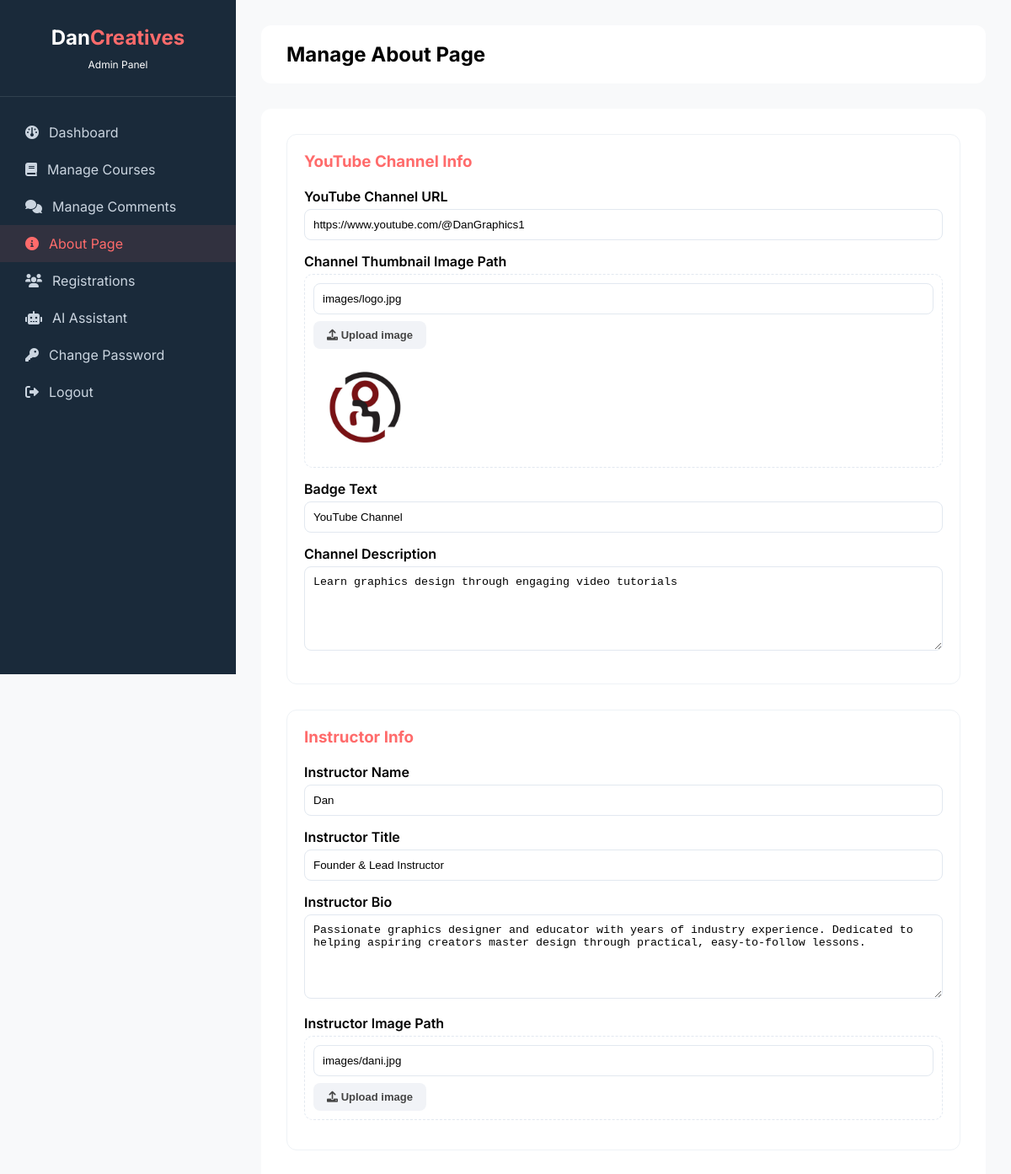
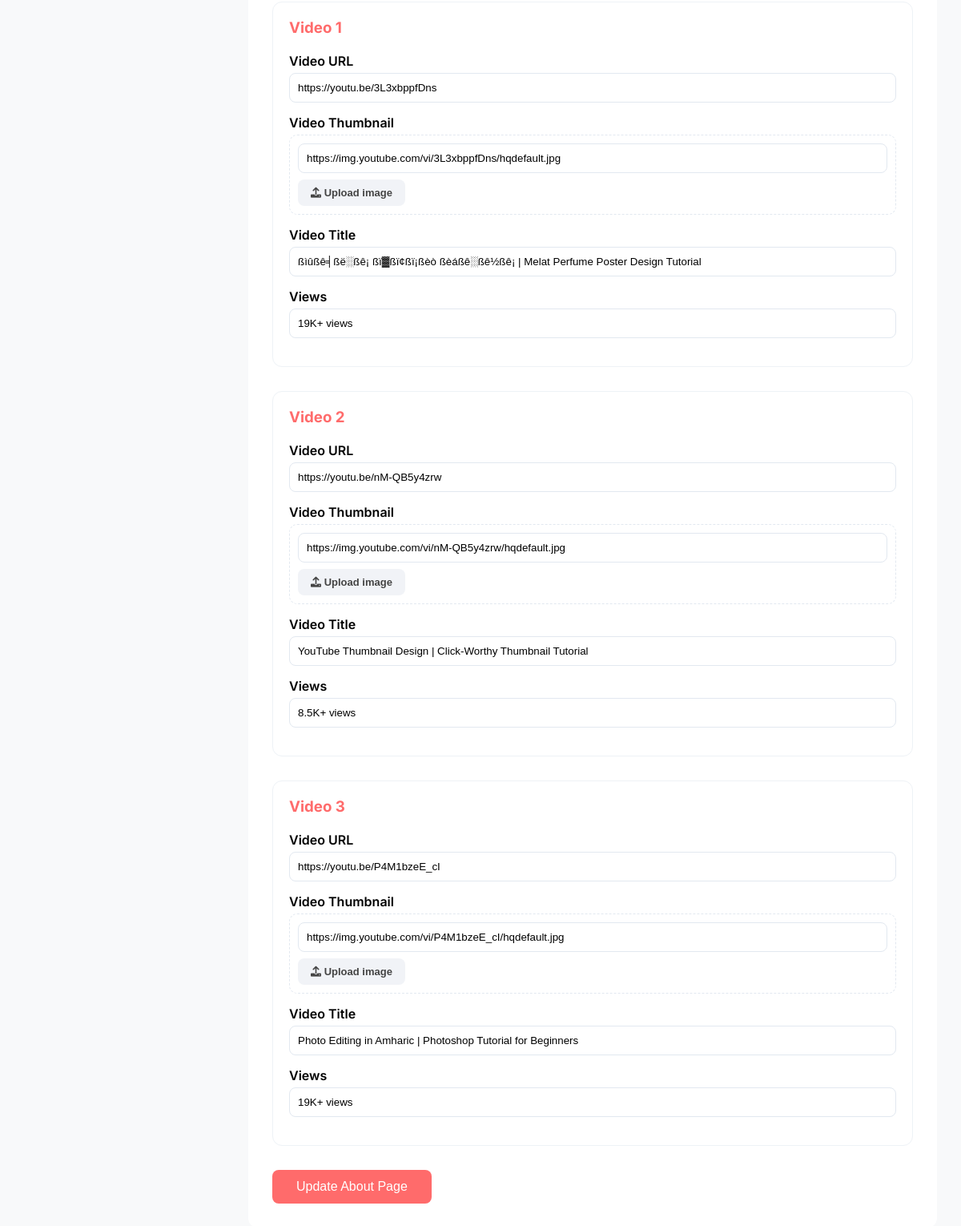
The app's page /admin/manage-about.php (signed in) with its own data (2 pictures, top to bottom).
### tables this page shows
CREATE TABLE `about_content` (
  `id` int(11) NOT NULL AUTO_INCREMENT,
  `youtube_channel_url` varchar(500) DEFAULT NULL,
  `youtube_thumbnail` varchar(500) DEFAULT NULL,
  `youtube_badge_text` varchar(100) DEFAULT NULL,
  `channel_description` text DEFAULT NULL,
  `instructor_name` varchar(100) DEFAULT NULL,
  `instructor_title` varchar(200) DEFAULT NULL,
  `instructor_bio` text DEFAULT NULL,
  `instructor_image` varchar(500) DEFAULT NULL,
  `youtube_video_1_url` varchar(500) DEFAULT NULL,
  `youtube_video_1_thumbnail` varchar(500) DEFAULT NULL,
  `youtube_video_1_title` varchar(200) DEFAULT NULL,
  `youtube_video_1_views` varchar(50) DEFAULT NULL,
  `youtube_video_2_url` varchar(500) DEFAULT NULL,
  `youtube_video_2_thumbnail` varchar(500) DEFAULT NULL,
  `youtube_video_2_title` varchar(200) DEFAULT NULL,
  `youtube_video_2_views` varchar(50) DEFAULT NULL,
  `youtube_video_3_url` varchar(500) DEFAULT NULL,
  `youtube_video_3_thumbnail` varchar(500) DEFAULT NULL,
  `youtube_video_3_title` varchar(200) DEFAULT NULL,
  `youtube_video_3_views` varchar(50) DEFAULT NULL,
  `updated_at` timestamp NOT NULL DEFAULT current_timestamp() ON UPDATE current_timestamp(),
  PRIMARY KEY (`id`)
);

### admin/manage-about.php (the view, shortened to what this page needs)
<?php
require_once '../config.php';
function img_upload_field_row($name, $value, $label, $required = false) {
    $safeVal = htmlspecialchars($value);
    $req = $required ? 'required' : '';
    $showPreview = !empty($value) ? 'display:block;' : 'display:none;';
    echo "<div class=\"form-group\">
        <label>{$label}</label>
        <div class=\"img-field-wrap\">
            <input type=\"text\" name=\"{$name}\" id=\"{$name}\" value=\"{$safeVal}\" placeholder=\"Upload below, or paste an image URL\" {$req} oninput=\"syncImgPreview('{$name}')\">
            <div class=\"img-upload-row\">
                <button type=\"button\" class=\"img-upload-btn\" onclick=\"document.getElementById('{$name}_file').click()\"><i class=\"fas fa-upload\"></i> Upload image</button>
                <input type=\"file\" id=\"{$name}_file\" accept=\"image/*\" style=\"display:none\" onchange=\"uploadImageFor('{$name}', this)\">
                <span class=\"img-upload-status\" id=\"{$name}_status\"></span>
            </div>
            <img class=\"img-field-preview\" id=\"{$name}_preview\" src=\"{$safeVal}\" style=\"{$showPreview}\" onerror=\"this.style.display='none'\">
        </div>
    </div>";
}
$about = $conn->query("SELECT * FROM about_content WHERE id=1")->fetch_assoc();
?>
<!DOCTYPE html>
<html lang="en">
<head>
    <link rel="stylesheet" href="https://cdnjs.cloudflare.com/ajax/libs/font-awesome/6.0.0-beta3/css/all.min.css">
</head>
<body>
    <div class="admin-container">
        <div class="sidebar">
            <div class="sidebar-header">
                <h3>Dan<span>Creatives</span></h3>
                <p style="font-size: 12px; margin-top: 10px;">Admin Panel</p>
            </div>
            <div class="sidebar-menu">
                <a href="dashboard.php"><i class="fas fa-dashboard"></i> Dashboard</a>
                <a href="manage-courses.php"><i class="fas fa-book"></i> Manage Courses</a>
                <a href="manage-comments.php"><i class="fas fa-comments"></i> Manage Comments</a>
                <a href="manage-about.php" class="active"><i class="fas fa-info-circle"></i> About Page</a>
                <a href="view-registrations.php"><i class="fas fa-users"></i> Registrations</a>
                <a href="ai-settings.php"><i class="fas fa-robot"></i> AI Assistant</a>
                <a href="change-password.php"><i class="fas fa-key"></i> Change Password</a>
                <a href="logout.php"><i class="fas fa-sign-out-alt"></i> Logout</a>
            </div>
        </div>
        <div class="main-content">
            <div class="top-bar">
                <h2>Manage About Page</h2>
            </div>
            <div class="form-container">
                <form method="POST">
                    <div class="form-section">
                        <h3>YouTube Channel Info</h3>
                        <div class="form-group">
                            <label>YouTube Channel URL</label>
                            <input type="text" name="youtube_channel_url" value="<?php echo htmlspecialchars($about['youtube_channel_url']); ?>" required>
                        </div>
                        <?php img_upload_field_row('youtube_thumbnail', $about['youtube_thumbnail'], 'Channel Thumbnail Image Path', true); ?>
                        <div class="form-group">
                            <label>Badge Text</label>
                            <input type="text" name="youtube_badge_text" value="<?php echo htmlspecialchars($about['youtube_badge_text']); ?>">
                        </div>
                        <div class="form-group">
                            <label>Channel Description</label>
                            <textarea name="channel_description"><?php echo htmlspecialchars($about['channel_description']); ?></textarea>
                        </div>
                    </div>
                    <div class="form-section">
                        <h3>Instructor Info</h3>
                        <div class="form-group">
                            <label>Instructor Name</label>
                            <input type="text" name="instructor_name" value="<?php echo htmlspecialchars($about['instructor_name']); ?>" required>
                        </div>
                        <div class="form-group">
                            <label>Instructor Title</label>
                            <input type="text" name="instructor_title" value="<?php echo htmlspecialchars($about['instructor_title']); ?>" required>
                        </div>
                        <div class="form-group">
                            <label>Instructor Bio</label>
                            <textarea name="instructor_bio"><?php echo htmlspecialchars($about['instructor_bio']); ?></textarea>
                        </div>
                    </div>
                    <div class="form-section">
                        <h3>Video 1</h3>
                        <div class="form-group">
                            <label>Video URL</label>
                            <input type="text" name="video1_url" value="<?php echo htmlspecialchars($about['youtube_video_1_url']); ?>">
                        </div>
                        <div class="form-group">
                            <label>Video Title</label>
                            <input type="text" name="video1_title" value="<?php echo htmlspecialchars($about['youtube_video_1_title']); ?>">
                        </div>
                        <div class="form-group">
                            <label>Views</label>
                            <input type="text" name="video1_views" value="<?php echo htmlspecialchars($about['youtube_video_1_views']); ?>">
                        </div>
                    </div>
                    <div class="form-section">
                        <h3>Video 2</h3>
                        <div class="form-group">
                            <label>Video URL</label>
                            <input type="text" name="video2_url" value="<?php echo htmlspecialchars($about['youtube_video_2_url']); ?>">
                        </div>
                        <div class="form-group">
                            <label>Video Title</label>
                            <input type="text" name="video2_title" value="<?php echo htmlspecialchars($about['youtube_video_2_title']); ?>">
                        </div>
                        <div class="form-group">
                            <label>Views</label>
                            <input type="text" name="video2_views" value="<?php echo htmlspecialchars($about['youtube_video_2_views']); ?>">
                        </div>
                    </div>
                    <div class="form-section">
                        <h3>Video 3</h3>
                        <div class="form-group">
                            <label>Video URL</label>
                            <input type="text" name="video3_url" value="<?php echo htmlspecialchars($about['youtube_video_3_url']); ?>">
                        </div>
                        <div class="form-group">
                            <label>Video Title</label>
                            <input type="text" name="video3_title" value="<?php echo htmlspecialchars($about['youtube_video_3_title']); ?>">
                        </div>
                        <div class="form-group">
                            <label>Views</label>
                            <input type="text" name="video3_views" value="<?php echo htmlspecialchars($about['youtube_video_3_views']); ?>">
                        </div>
                    </div>
                    <button type="submit" class="btn-submit">Update About Page</button>
                </form>
            </div>
        </div>
    </div>
</body>
</html>

### admin/manage-about.php (style rules this page uses)
* { margin: 0; padding: 0; box-sizing: border-box; }
body { font-family: 'Inter', sans-serif; background: #f8f9fa; }
.admin-container { display: flex; min-height: 100vh; }
.sidebar { width: 280px; background: #1a2a3a; color: white; position: fixed; height: 100vh; overflow-y: auto; }
.sidebar-header { padding: 30px; text-align: center; border-bottom: 1px solid rgba(255,255,255,0.1); }
.sidebar-header h3 { font-size: 24px; }
.sidebar-header span { color: #ff6b6b; }
.sidebar-menu { padding: 20px 0; }
.sidebar-menu a { display: flex; align-items: center; gap: 12px; padding: 12px 30px; color: #cbd5e0; text-decoration: none; transition: 0.3s; }
.sidebar-menu a:hover, .sidebar-menu a.active { background: rgba(255,107,107,0.1); color: #ff6b6b; }
.main-content { margin-left: 280px; flex: 1; padding: 30px; }
.top-bar { background: white; padding: 20px 30px; border-radius: 12px; margin-bottom: 30px; }
.form-container { background: white; padding: 30px; border-radius: 12px; }
.form-section { margin-bottom: 30px; padding: 20px; border: 1px solid #eef2f6; border-radius: 12px; }
.form-section h3 { margin-bottom: 20px; color: #ff6b6b; }
.form-group { margin-bottom: 15px; }
.form-group label { display: block; margin-bottom: 5px; font-weight: 600; }
.form-group input, .form-group textarea { width: 100%; padding: 10px; border: 1px solid #e2e8f0; border-radius: 8px; }
.form-group textarea { min-height: 100px; }
.btn-submit { background: #ff6b6b; color: white; padding: 12px 30px; border: none; border-radius: 8px; cursor: pointer; font-size: 16px; }
.img-field-wrap { border: 1.5px dashed #e2e8f0; border-radius: 10px; padding: 10px; }
.img-field-wrap input[type=text] { margin-bottom: 8px; }
.img-upload-row { display: flex; align-items: center; gap: 10px; flex-wrap: wrap; }
.img-upload-btn { background: #f1f3f7; border: none; padding: 9px 16px; border-radius: 8px; cursor: pointer; font-size: 13px; font-weight: 600; color: #444; }
.img-field-preview { display: block; margin-top: 10px; max-height: 120px; border-radius: 8px; }

### records on screen
about_content: youtube_channel_url "https://www.youtube.com/@DanGraphics1", youtube_thumbnail "images/logo.jpg", youtube_thumbnail (picture), youtube_badge_text "YouTube Channel", channel_description "Learn graphics design through engaging video tutorials", instructor_name "Dan", instructor_title "Founder & Lead Instructor", instructor_bio "Passionate graphics designer and educator with years of industry experience. Dedicated to helping aspiring creators master design through practical, easy-to-follow lessons.", instructor_image "images/dani.jpg", video1_url "https://youtu.be/3L3xbppfDns", video1_thumbnail "https://img.youtube.com/vi/3L3xbppfDns/hqdefault.jpg", video1_title "ßìûßê╡ßë░ßê¡ ßï▓ßï¢ßï¡ßèò ßèáßê░ßê½ßê¡ | Melat Perfume Poster Design Tutorial", video1_views "19K+ views", video2_url "https://youtu.be/nM-QB5y4zrw", video2_thumbnail "https://img.youtube.com/vi/nM-QB5y4zrw/hqdefault.jpg", video2_title "YouTube Thumbnail Design | Click-Worthy Thumbnail Tutorial", video2_views "8.5K+ views", video3_url "https://youtu.be/P4M1bzeE_cI", video3_thumbnail "https://img.youtube.com/vi/P4M1bzeE_cI/hqdefault.jpg", video3_title "Photo Editing in Amharic | Photoshop Tutorial for Beginners", video3_views "19K+ views"

### other values on screen
$label "Channel Thumbnail Image Path Instructor Image Path Video Thumbnail Video Thumbnail Video Thumbnail"
